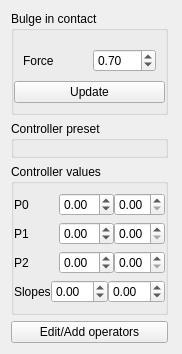
     <widget class="QWidget" name="blending_settings">
      <property name="geometry">
       <rect>
        <x>0</x>
        <y>0</y>
        <width>182</width>
        <height>336</height>
       </rect>
      </property>
      <attribute name="label">
       <string>Blending</string>
      </attribute>
      <layout class="QHBoxLayout" name="horizontalLayout_3">
       <item>
        <layout class="QVBoxLayout" name="vert_layout_blending">
         <item>
          <widget class="QGroupBox" name="grpBox_bulge_in_contact">
           <property name="title">
            <string>Bulge in contact</string>
           </property>
           <layout class="QVBoxLayout" name="verticalLayout_14">
            <property name="spacing">
             <number>0</number>
            </property>
            <property name="leftMargin">
             <number>0</number>
            </property>
            <property name="rightMargin">
             <number>0</number>
            </property>
            <item>
             <widget class="QWidget" name="widget_bulge_in_contact" native="true">
              <layout class="QHBoxLayout" name="horizontalLayout_6">
               <item>
                <widget class="QLabel" name="lbl_force">
                 <property name="text">
                  <string>Force</string>
                 </property>
                </widget>
               </item>
               <item>
                <widget class="QDoubleSpinBox" name="spinBox_bulge_in_contact_force">
                 <property name="decimals">
                  <number>2</number>
                 </property>
                 <property name="maximum">
                  <double>1.000000000000000</double>
                 </property>
                 <property name="singleStep">
                  <double>0.050000000000000</double>
                 </property>
                 <property name="value">
                  <double>0.700000000000000</double>
                 </property>
                </widget>
               </item>
              </layout>
             </widget>
            </item>
            <item>
             <widget class="QPushButton" name="update_bulge_in_contact">
              <property name="text">
               <string>Update</string>
              </property>
             </widget>
            </item>
           </layout>
          </widget>
         </item>
         <item>
          <widget class="QGroupBox" name="grpBox_controller">
           <property name="title">
            <string>Controller preset</string>
           </property>
           <layout class="QVBoxLayout" name="verticalLayout_17">
            <property name="spacing">
             <number>0</number>
            </property>
            <property name="leftMargin">
             <number>0</number>
            </property>
            <property name="topMargin">
             <number>7</number>
            </property>
            <property name="rightMargin">
             <number>0</number>
            </property>
            <property name="bottomMargin">
             <number>7</number>
            </property>
            <item>
             <widget class="QWidget" name="preset_ctrl" native="true"/>
            </item>
           </layout>
          </widget>
         </item>
         <item>
          <widget class="QGroupBox" name="gBox_controller_values">
           <property name="title">
            <string>Controller values</string>
           </property>
           <layout class="QVBoxLayout" name="verticalLayout_16">
            <property name="spacing">
             <number>6</number>
            </property>
            <property name="leftMargin">
             <number>0</number>
            </property>
            <property name="rightMargin">
             <number>0</number>
            </property>
            <item>
             <layout class="QHBoxLayout" name="layout_ctrl_p0">
              <property name="spacing">
               <number>0</number>
              </property>
              <item>
               <widget class="QLabel" name="lbl_p0">
                <property name="text">
                 <string>P0</string>
                </property>
               </widget>
              </item>
              <item>
               <widget class="QDoubleSpinBox" name="dSpinB_ctrl_p0_x">
                <property name="minimum">
                 <double>-3.140000000000000</double>
                </property>
                <property name="maximum">
                 <double>6.280000000000000</double>
                </property>
                <property name="singleStep">
                 <double>0.050000000000000</double>
                </property>
               </widget>
              </item>
              <item>
               <widget class="QDoubleSpinBox" name="dSpinB_ctrl_p0_y">
                <property name="maximum">
                 <double>0.790000000000000</double>
                </property>
                <property name="singleStep">
                 <double>0.050000000000000</double>
                </property>
               </widget>
              </item>
             </layout>
            </item>
            <item>
             <layout class="QHBoxLayout" name="layout_ctrl_p1" stretch="0,0,0">
              <property name="spacing">
               <number>0</number>
              </property>
              <property name="leftMargin">
               <number>0</number>
              </property>
              <property name="topMargin">
               <number>0</number>
              </property>
              <item>
               <widget class="QLabel" name="lbl_p1">
                <property name="text">
                 <string>P1</string>
                </property>
               </widget>
              </item>
              <item>
               <widget class="QDoubleSpinBox" name="dSpinB_ctrl_p1_x">
                <property name="minimum">
                 <double>-3.140000000000000</double>
                </property>
                <property name="maximum">
                 <double>6.280000000000000</double>
                </property>
                <property name="singleStep">
                 <double>0.050000000000000</double>
                </property>
               </widget>
              </item>
              <item>
               <widget class="QDoubleSpinBox" name="dSpinB_ctrl_p1_y">
                <property name="maximum">
                 <double>0.790000000000000</double>
                </property>
                <property name="singleStep">
                 <double>0.050000000000000</double>
                </property>
               </widget>
              </item>
             </layout>
            </item>
            <item>
             <layout class="QHBoxLayout" name="layout_ctrl_p2" stretch="0,0,0">
              <property name="spacing">
               <number>0</number>
              </property>
              <property name="topMargin">
               <number>0</number>
              </property>
              <property name="rightMargin">
               <number>0</number>
              </property>
              <item>
               <widget class="QLabel" name="lbl_p2">
                <property name="text">
                 <string>P2</string>
                </property>
               </widget>
              </item>
              <item>
               <widget class="QDoubleSpinBox" name="dSpinB_ctrl_p2_x">
                <property name="minimum">
                 <double>-3.140000000000000</double>
                </property>
                <property name="maximum">
                 <double>6.280000000000000</double>
                </property>
                <property name="singleStep">
                 <double>0.050000000000000</double>
                </property>
               </widget>
              </item>
              <item>
               <widget class="QDoubleSpinBox" name="dSpinB_ctrl_p2_y">
                <property name="maximum">
                 <double>0.790000000000000</double>
                </property>
                <property name="singleStep">
                 <double>0.050000000000000</double>
                </property>
               </widget>
              </item>
             </layout>
            </item>
            <item>
             <layout class="QHBoxLayout" name="layout_ctrl_slopes" stretch="0,0,0">
              <property name="spacing">
               <number>0</number>
              </property>
              <property name="leftMargin">
               <number>0</number>
              </property>
              <property name="topMargin">
               <number>0</number>
              </property>
              <item>
               <widget class="QLabel" name="lbl_slopes">
                <property name="text">
                 <string>Slopes</string>
                </property>
               </widget>
              </item>
              <item>
               <widget class="QDoubleSpinBox" name="dSpinB_ctrl_slope0">
                <property name="decimals">
                 <number>2</number>
                </property>
                <property name="minimum">
                 <double>-4.000000000000000</double>
                </property>
                <property name="maximum">
                 <double>12.990000000000000</double>
                </property>
                <property name="singleStep">
                 <double>0.050000000000000</double>
                </property>
               </widget>
              </item>
              <item>
               <widget class="QDoubleSpinBox" name="dSpinB_ctrl_slope1">
                <property name="minimum">
                 <double>-4.000000000000000</double>
                </property>
                <property name="maximum">
                 <double>12.990000000000000</double>
                </property>
                <property name="singleStep">
                 <double>0.050000000000000</double>
                </property>
               </widget>
              </item>
             </layout>
            </item>
           </layout>
          </widget>
         </item>
         <item>
          <widget class="QPushButton" name="pushB_edit_spline">
           <property name="text">
            <string>Edit/Add operators</string>
           </property>
          </widget>
         </item>
         <item>
          <spacer name="blending_vertical_spacer">
           <property name="orientation">
            <enum>Qt::Vertical</enum>
           </property>
           <property name="sizeHint" stdset="0">
            <size>
             <width>20</width>
             <height>40</height>
            </size>
           </property>
          </spacer>
         </item>
        </layout>
       </item>
       <item>
        <spacer name="blending_horizontal_spacer">
         <property name="orientation">
          <enum>Qt::Horizontal</enum>
         </property>
         <property name="sizeHint" stdset="0">
          <size>
           <width>40</width>
           <height>20</height>
          </size>
         </property>
        </spacer>
       </item>
      </layout>
     </widget>
